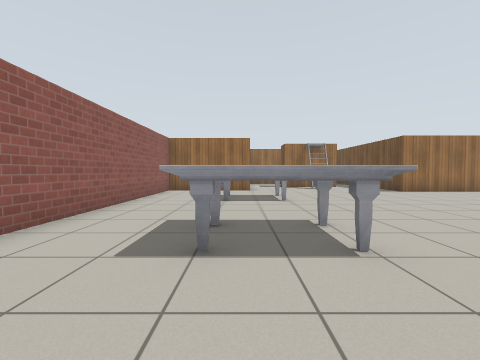
View 1 (above)

16 first-person views from a walk through a Gazebo world. The camera is 0.9 m above the floor, tilts 2° down and sees 90° across. The floor is counted in squares, 1 m on a side. Each view is taken from the middle of a square. On the plan, view 1 faces up. The plan holds only what a view shows up to about 10 squares ahead; the rest is blank. Gazebo's built-in surfaces are drawn with simple patterns.

View 2
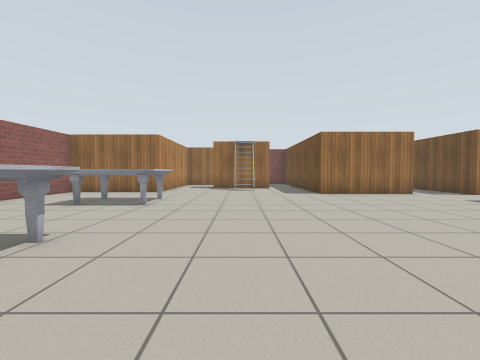

View 3
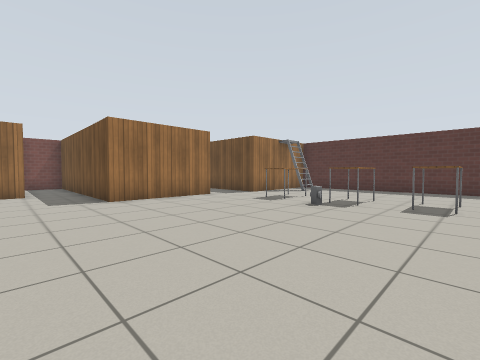

View 4
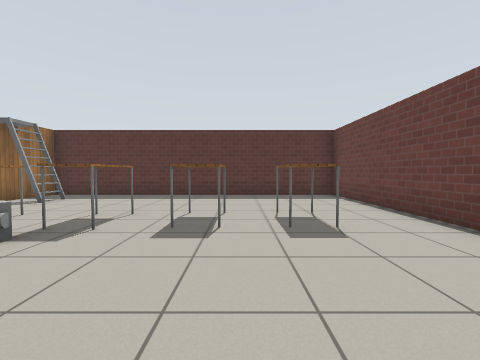

View 5
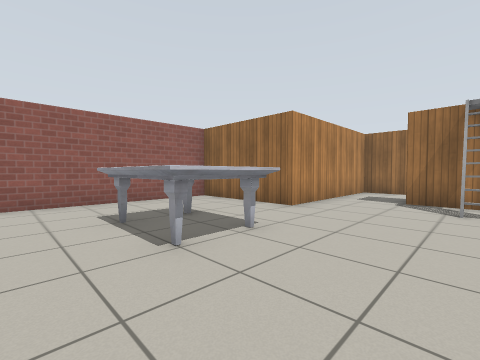

View 6
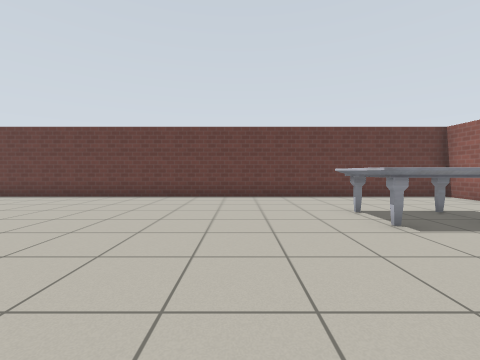

View 7
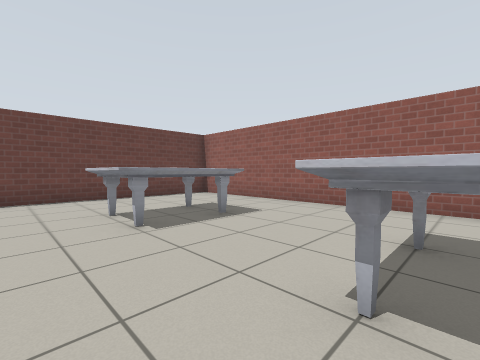

View 8
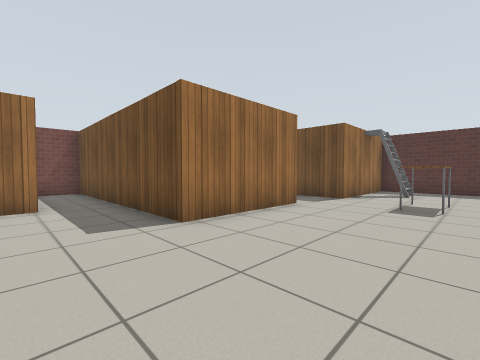

View 9
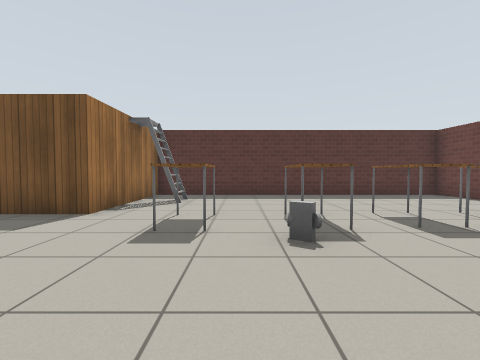

View 10
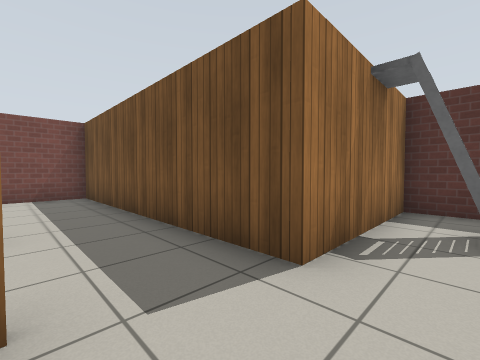

View 11
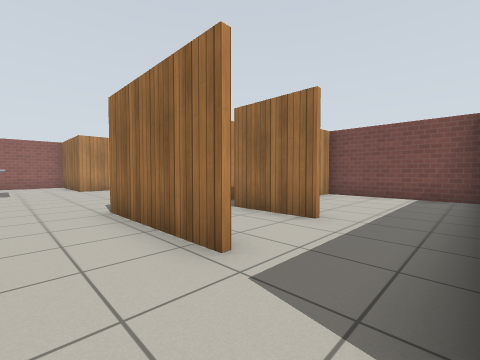

View 12
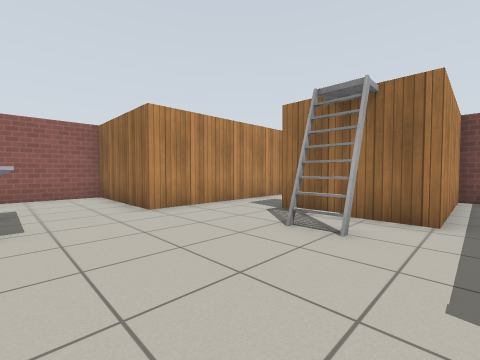

View 13
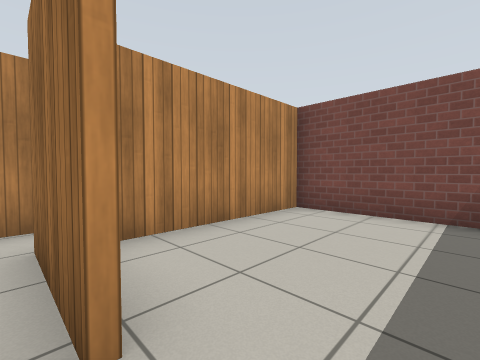

View 14
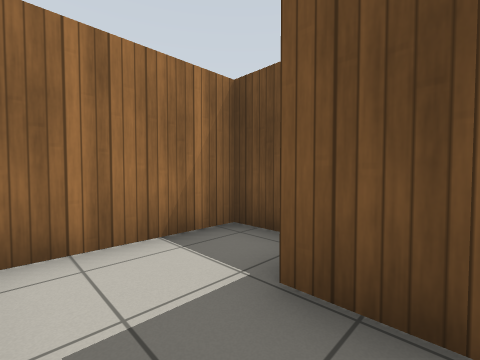

View 15
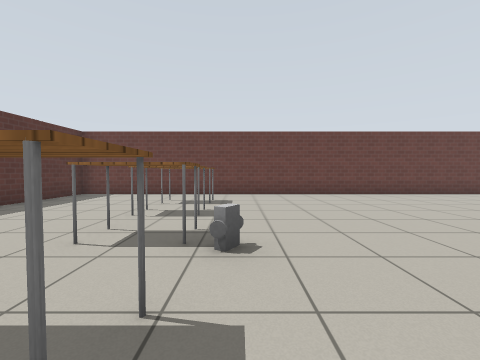

View 16
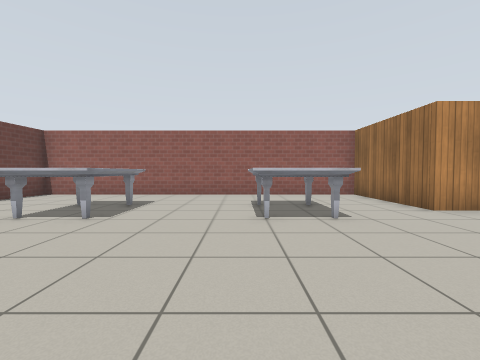

### Floor plan
Points are (right, up) in squares from view 1. A wall is a line through its corners. A room is listed if a view was taken in it or the views show most of it. See-through windows are left out.
Room 1 (views 1, 2, 3, 4, 5, 6, 7, 8, 9, 10, 11, 12, 14, 15, 16)
walls: (11.1, 10.7) (7.3, 10.7) (7.3, 18.4); (3.9, 16) (3.9, 17.1) (0.9, 17.1); (17.3, 5.4) (17.3, 10.2) (13, 10.2); (0.5, 17) (0.5, 11.5) (-3.4, 11.5) (-3.4, -0.6) (17.3, -0.6) (17.3, 3.6); (7.1, 18.3) (5.6, 18.3) (5.6, 13.9) (2.6, 13.9) (2.6, 15.1)
ways out: opening at (12, 11) to room 2
objects: marble table (-1, 3) to (2, 4); marble table (-1, 7) to (2, 9); ladder (4, 13); car (11, 6); table (12, 2) to (13, 2); table (12, 4) to (13, 4); table (12, 6) to (13, 6); table (12, 8) to (13, 8); ladder (15, 9) to (16, 9)
Room 2 (view 13)
walls: (8.7, 18.4) (8.7, 14); (13, 10.2) (13, 18.3) (9.1, 18.3)
ways out: opening at (12, 11) to room 1; opening at (9.5, 12)

Positions as (right, up) in squares from view 1, and headings:
1: (0, 0), facing up
2: (4, 1), facing up
3: (5, 3), facing up-right
4: (8, 3), facing right
5: (4, 6), facing up-left
6: (4, 8), facing down
7: (3, 8), facing down-left
8: (5, 7), facing up-right
9: (8, 7), facing right
10: (11, 9), facing up-right
11: (13, 9), facing up-left
12: (6, 9), facing up-left
13: (12, 13), facing up-left
14: (1, 14), facing up-right
15: (11, 9), facing down
16: (6, 7), facing left
